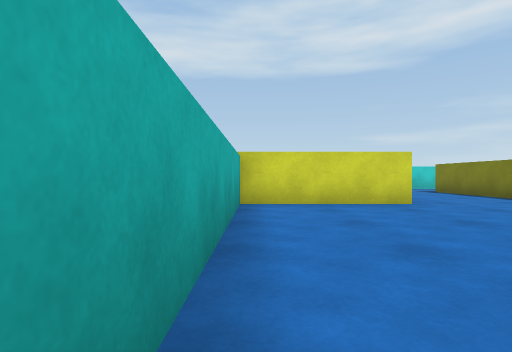
View 1 (above)

15 first-person views from a walk through a Unity game level. The camera is 0.53 m above the floor, looks level and sees 80° across. The floor is counted in squares, 1 m on a side. Each view is taken from the middle of a square. On the plan, view 1 faces up. The plan holds only what a view shows up to about 9 squares ahead; the rest is blank. The place goes on beyond the plan. The player character is not drawn.

View 2
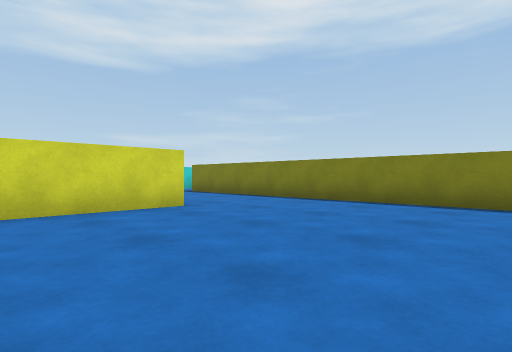

View 3
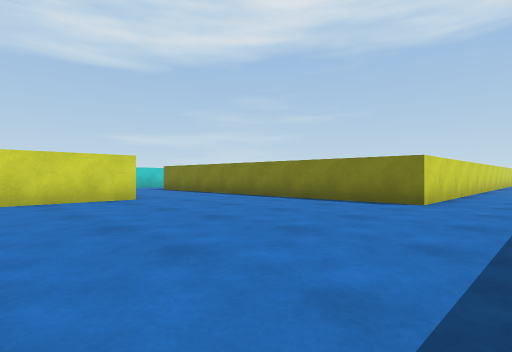

View 4
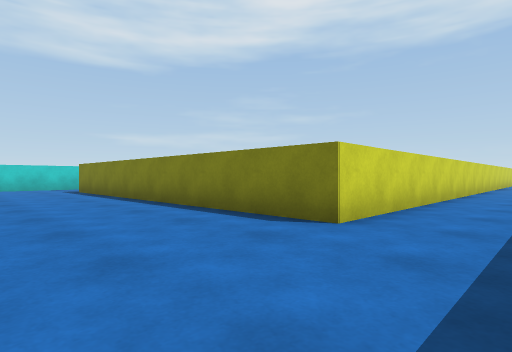

View 5
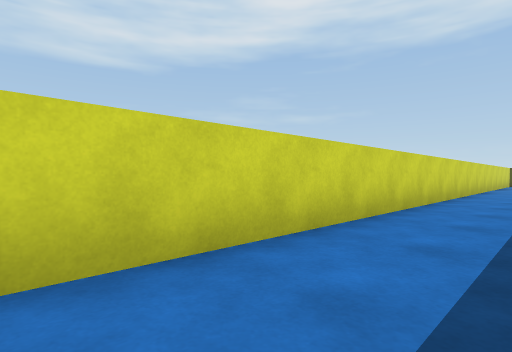

View 6
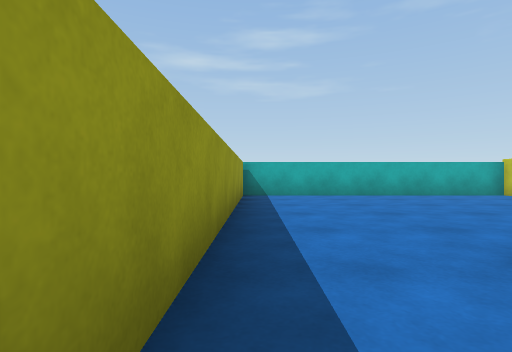

View 7
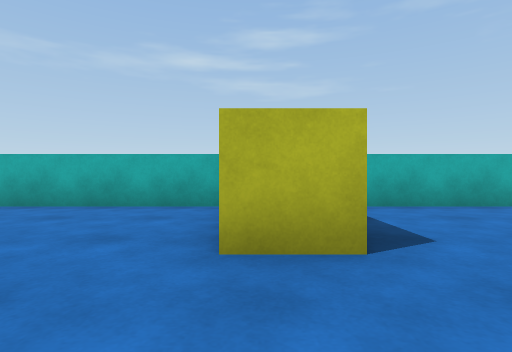

View 8
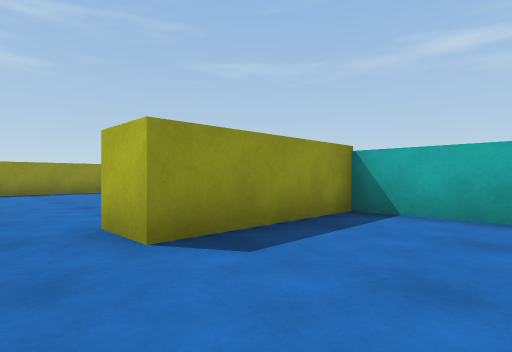

View 9
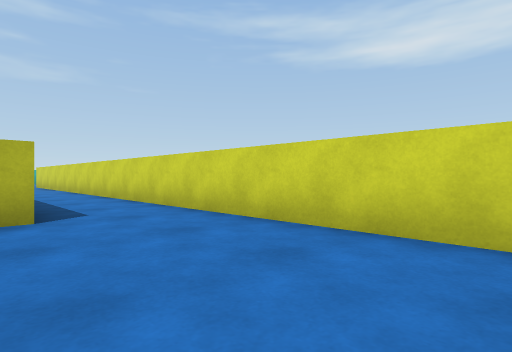

View 10
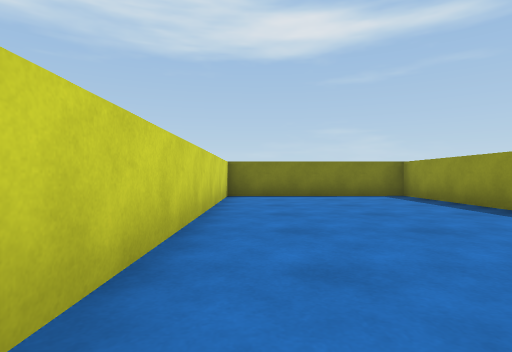

View 11
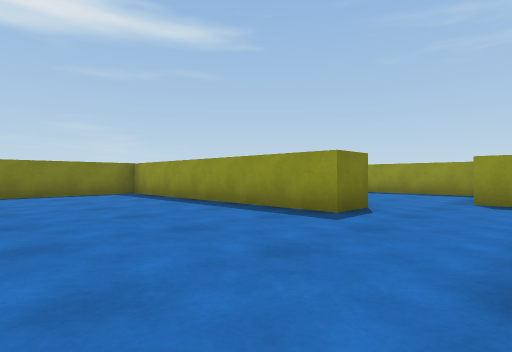

View 12
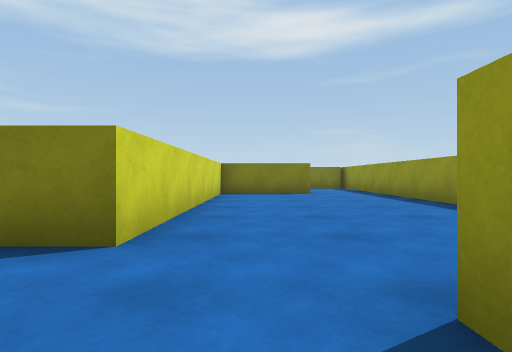

View 13
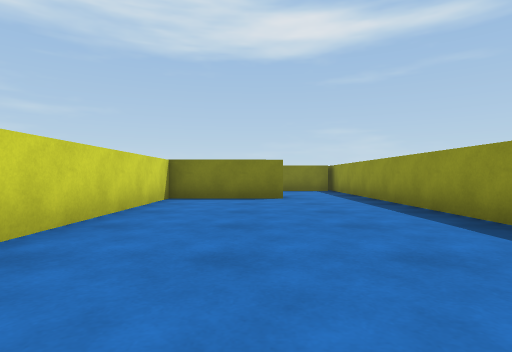

View 14
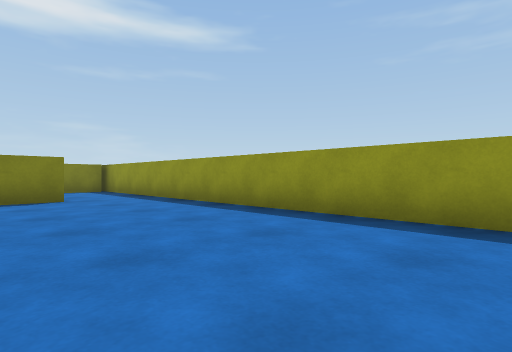

View 15
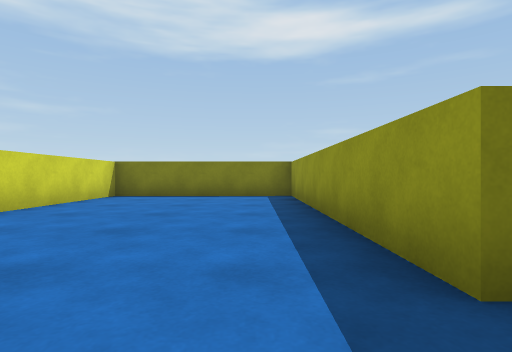

### Floor plan
Points are (right, up) in squares from view 1. A wall is a line through its corners. A room is listed if a view was taken in it or the views show most of it. See-through windows are left out.
Room 1 (views 1, 2, 3, 4, 5, 6, 7, 8, 11)
walls: (0.2, -1.3) (7.6, -1.3); (-0.3, 9.5) (-0.3, 6.8) (2.9, 6.8) (2.9, 5.7) (-0.3, 5.7) (-0.3, -1.4); (19.6, 0.7) (6.1, 0.7) (6, 9.1)
ways out: opening at (18.5, -0.5) to room 2
Room 2 (views 9, 10, 12, 13, 14, 15)
walls: (21.3, -5) (21.3, -4) (28.2, -4) (28.1, 0.7) (19.6, 0.7); (18.9, -1.2) (18.9, -1.8); (19.5, -6.8) (20.2, -6.7)
ways out: opening at (18.5, -0.5) to room 1; opening at (21, -6.5) to room 3
Room 3 (no view inside)
walls: (28.2, -7.7) (28.2, -5) (21.3, -5); (20.6, -9.8) (30, -9.8)
ways out: opening at (21, -6.5) to room 2; opening at (29, -8.5)

Positions as (right, up) in squares from view 1, and headings:
1: (0, 0), facing up
2: (0, 1), facing up-right
3: (0, -1), facing up-right
4: (3, -1), facing up-right
5: (9, -1), facing up-right
6: (8, -1), facing left
7: (5, 6), facing left
8: (4, 9), facing down-left
9: (23, -2), facing up-left
10: (20, 0), facing right
11: (19, 0), facing down-right
12: (19, -6), facing right
13: (21, -7), facing right
14: (21, -6), facing down-right
15: (20, -3), facing right
